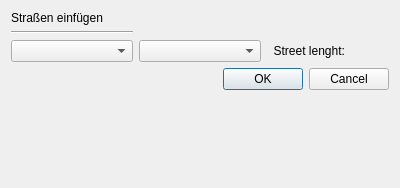
<?xml version="1.0" encoding="UTF-8"?>
<ui version="4.0">
 <class>AddStreetDialog</class>
 <widget class="QDialog" name="AddStreetDialog">
  <property name="geometry">
   <rect>
    <x>0</x>
    <y>0</y>
    <width>400</width>
    <height>188</height>
   </rect>
  </property>
  <property name="windowTitle">
   <string>Dialog</string>
  </property>
  <layout class="QGridLayout" name="gridLayout">
   <item row="6" column="0" colspan="3">
    <widget class="QDialogButtonBox" name="buttonBox">
     <property name="orientation">
      <enum>Qt::Orientation::Horizontal</enum>
     </property>
     <property name="standardButtons">
      <set>QDialogButtonBox::StandardButton::Cancel|QDialogButtonBox::StandardButton::Ok</set>
     </property>
    </widget>
   </item>
   <item row="3" column="0">
    <widget class="QComboBox" name="comboBox_endCity"/>
   </item>
   <item row="0" column="0">
    <widget class="QLabel" name="label">
     <property name="palette">
      <palette>
       <active>
        <colorrole role="Button">
         <brush brushstyle="SolidPattern">
          <color alpha="255">
           <red>85</red>
           <green>170</green>
           <blue>255</blue>
          </color>
         </brush>
        </colorrole>
       </active>
       <inactive>
        <colorrole role="Button">
         <brush brushstyle="SolidPattern">
          <color alpha="255">
           <red>85</red>
           <green>170</green>
           <blue>255</blue>
          </color>
         </brush>
        </colorrole>
       </inactive>
       <disabled>
        <colorrole role="Button">
         <brush brushstyle="SolidPattern">
          <color alpha="255">
           <red>85</red>
           <green>170</green>
           <blue>255</blue>
          </color>
         </brush>
        </colorrole>
       </disabled>
      </palette>
     </property>
     <property name="text">
      <string>Straßen einfügen</string>
     </property>
    </widget>
   </item>
   <item row="3" column="1">
    <widget class="QComboBox" name="comboBox_startCity"/>
   </item>
   <item row="7" column="0">
    <spacer name="verticalSpacer">
     <property name="orientation">
      <enum>Qt::Orientation::Vertical</enum>
     </property>
     <property name="sizeHint" stdset="0">
      <size>
       <width>20</width>
       <height>40</height>
      </size>
     </property>
    </spacer>
   </item>
   <item row="1" column="0">
    <widget class="Line" name="line">
     <property name="orientation">
      <enum>Qt::Orientation::Horizontal</enum>
     </property>
    </widget>
   </item>
   <item row="3" column="2">
    <widget class="QLabel" name="label_lenght">
     <property name="palette">
      <palette>
       <active>
        <colorrole role="Button">
         <brush brushstyle="SolidPattern">
          <color alpha="255">
           <red>85</red>
           <green>255</green>
           <blue>255</blue>
          </color>
         </brush>
        </colorrole>
       </active>
       <inactive>
        <colorrole role="Button">
         <brush brushstyle="SolidPattern">
          <color alpha="255">
           <red>85</red>
           <green>255</green>
           <blue>255</blue>
          </color>
         </brush>
        </colorrole>
       </inactive>
       <disabled>
        <colorrole role="Button">
         <brush brushstyle="SolidPattern">
          <color alpha="255">
           <red>85</red>
           <green>255</green>
           <blue>255</blue>
          </color>
         </brush>
        </colorrole>
       </disabled>
      </palette>
     </property>
     <property name="text">
      <string>  Street lenght:</string>
     </property>
    </widget>
   </item>
  </layout>
 </widget>
 <resources/>
 <connections>
  <connection>
   <sender>buttonBox</sender>
   <signal>accepted()</signal>
   <receiver>AddStreetDialog</receiver>
   <slot>accept()</slot>
   <hints>
    <hint type="sourcelabel">
     <x>248</x>
     <y>254</y>
    </hint>
    <hint type="destinationlabel">
     <x>157</x>
     <y>274</y>
    </hint>
   </hints>
  </connection>
  <connection>
   <sender>buttonBox</sender>
   <signal>rejected()</signal>
   <receiver>AddStreetDialog</receiver>
   <slot>reject()</slot>
   <hints>
    <hint type="sourcelabel">
     <x>316</x>
     <y>260</y>
    </hint>
    <hint type="destinationlabel">
     <x>286</x>
     <y>274</y>
    </hint>
   </hints>
  </connection>
 </connections>
</ui>
